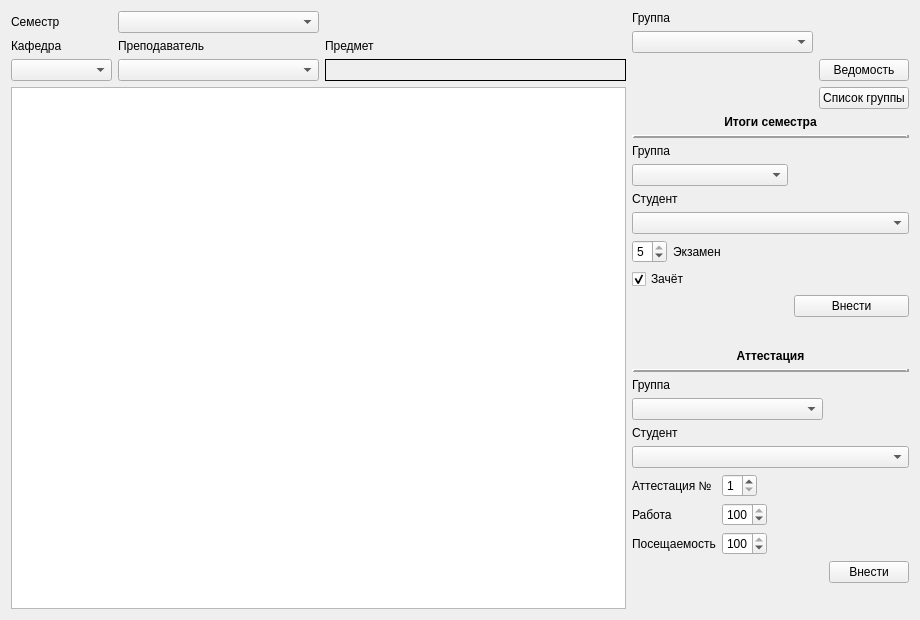
<?xml version="1.0" encoding="UTF-8"?>
<ui version="4.0">
 <class>TeacherMainWindow</class>
 <widget class="QWidget" name="TeacherMainWindow">
  <property name="geometry">
   <rect>
    <x>0</x>
    <y>0</y>
    <width>920</width>
    <height>620</height>
   </rect>
  </property>
  <property name="windowTitle">
   <string>Преподаватель - главное окно</string>
  </property>
  <layout class="QGridLayout" name="gridLayout_5" rowstretch="0,0,0,0" columnstretch="20,9">
   <item row="0" column="0">
    <layout class="QGridLayout" name="gridLayout" rowstretch="0,0,0,0" columnstretch="1,2,3">
     <item row="3" column="0">
      <widget class="QComboBox" name="tchComBoxDep"/>
     </item>
     <item row="3" column="1">
      <widget class="QComboBox" name="tchComBoxName">
       <property name="sizePolicy">
        <sizepolicy hsizetype="Ignored" vsizetype="Fixed">
         <horstretch>0</horstretch>
         <verstretch>0</verstretch>
        </sizepolicy>
       </property>
      </widget>
     </item>
     <item row="3" column="2">
      <widget class="QLabel" name="tchLblSubject">
       <property name="frameShape">
        <enum>QFrame::Panel</enum>
       </property>
       <property name="text">
        <string/>
       </property>
       <property name="wordWrap">
        <bool>false</bool>
       </property>
      </widget>
     </item>
     <item row="2" column="2">
      <widget class="QLabel" name="label">
       <property name="text">
        <string>Предмет</string>
       </property>
      </widget>
     </item>
     <item row="2" column="1">
      <widget class="QLabel" name="label_3">
       <property name="text">
        <string>Преподаватель</string>
       </property>
      </widget>
     </item>
     <item row="1" column="1">
      <widget class="QComboBox" name="commonComBoxSem"/>
     </item>
     <item row="2" column="0">
      <widget class="QLabel" name="label_2">
       <property name="text">
        <string>Кафедра</string>
       </property>
      </widget>
     </item>
     <item row="1" column="0">
      <widget class="QLabel" name="label_14">
       <property name="text">
        <string>Семестр</string>
       </property>
      </widget>
     </item>
    </layout>
   </item>
   <item row="3" column="1">
    <layout class="QGridLayout" name="gridLayout_4">
     <item row="9" column="3">
      <widget class="QPushButton" name="attAdd">
       <property name="text">
        <string>Внести</string>
       </property>
      </widget>
     </item>
     <item row="6" column="1">
      <widget class="QSpinBox" name="attSpinNumber">
       <property name="maximumSize">
        <size>
         <width>35</width>
         <height>16777215</height>
        </size>
       </property>
       <property name="minimum">
        <number>1</number>
       </property>
       <property name="maximum">
        <number>4</number>
       </property>
       <property name="value">
        <number>1</number>
       </property>
      </widget>
     </item>
     <item row="1" column="0" colspan="4">
      <widget class="Line" name="line_2">
       <property name="frameShadow">
        <enum>QFrame::Raised</enum>
       </property>
       <property name="lineWidth">
        <number>3</number>
       </property>
       <property name="orientation">
        <enum>Qt::Horizontal</enum>
       </property>
      </widget>
     </item>
     <item row="0" column="0" colspan="4">
      <widget class="QLabel" name="label_13">
       <property name="font">
        <font>
         <weight>75</weight>
         <bold>true</bold>
        </font>
       </property>
       <property name="text">
        <string>Аттестация</string>
       </property>
       <property name="alignment">
        <set>Qt::AlignCenter</set>
       </property>
      </widget>
     </item>
     <item row="4" column="0" colspan="4">
      <widget class="QLabel" name="label_10">
       <property name="text">
        <string>Студент</string>
       </property>
      </widget>
     </item>
     <item row="2" column="0" colspan="4">
      <widget class="QLabel" name="label_9">
       <property name="text">
        <string>Группа</string>
       </property>
      </widget>
     </item>
     <item row="6" column="0">
      <widget class="QLabel" name="label_11">
       <property name="text">
        <string>Аттестация №</string>
       </property>
      </widget>
     </item>
     <item row="5" column="0" colspan="4">
      <widget class="QComboBox" name="attComBoxStudent">
       <property name="sizePolicy">
        <sizepolicy hsizetype="Ignored" vsizetype="Fixed">
         <horstretch>0</horstretch>
         <verstretch>0</verstretch>
        </sizepolicy>
       </property>
      </widget>
     </item>
     <item row="3" column="0" colspan="3">
      <widget class="QComboBox" name="attComBoxGroup"/>
     </item>
     <item row="9" column="0" colspan="3">
      <spacer name="horizontalSpacer_4">
       <property name="orientation">
        <enum>Qt::Horizontal</enum>
       </property>
       <property name="sizeHint" stdset="0">
        <size>
         <width>40</width>
         <height>20</height>
        </size>
       </property>
      </spacer>
     </item>
     <item row="8" column="0">
      <widget class="QLabel" name="label_16">
       <property name="text">
        <string>Посещаемость</string>
       </property>
      </widget>
     </item>
     <item row="7" column="0">
      <widget class="QLabel" name="label_15">
       <property name="text">
        <string>Работа</string>
       </property>
      </widget>
     </item>
     <item row="10" column="0" colspan="4">
      <spacer name="verticalSpacer_2">
       <property name="orientation">
        <enum>Qt::Vertical</enum>
       </property>
       <property name="sizeHint" stdset="0">
        <size>
         <width>20</width>
         <height>40</height>
        </size>
       </property>
      </spacer>
     </item>
     <item row="7" column="1" colspan="2">
      <widget class="QSpinBox" name="attSpinWork">
       <property name="maximumSize">
        <size>
         <width>45</width>
         <height>16777215</height>
        </size>
       </property>
       <property name="minimum">
        <number>1</number>
       </property>
       <property name="maximum">
        <number>100</number>
       </property>
       <property name="singleStep">
        <number>10</number>
       </property>
       <property name="value">
        <number>100</number>
       </property>
      </widget>
     </item>
     <item row="8" column="1" colspan="2">
      <widget class="QSpinBox" name="attSpinAttendance">
       <property name="maximumSize">
        <size>
         <width>45</width>
         <height>16777215</height>
        </size>
       </property>
       <property name="minimum">
        <number>1</number>
       </property>
       <property name="maximum">
        <number>100</number>
       </property>
       <property name="singleStep">
        <number>10</number>
       </property>
       <property name="value">
        <number>100</number>
       </property>
      </widget>
     </item>
    </layout>
   </item>
   <item row="1" column="0" rowspan="3">
    <widget class="QTableView" name="tableViewDataSpace"/>
   </item>
   <item row="0" column="1" rowspan="2">
    <layout class="QGridLayout" name="gridLayout_2" rowstretch="0,0,0,0">
     <item row="1" column="0">
      <widget class="QComboBox" name="reportComBoxGroup"/>
     </item>
     <item row="2" column="1">
      <widget class="QPushButton" name="reportBtnReport">
       <property name="text">
        <string>Ведомость</string>
       </property>
      </widget>
     </item>
     <item row="3" column="1">
      <widget class="QPushButton" name="reportBtnGroupList">
       <property name="text">
        <string>Список группы</string>
       </property>
      </widget>
     </item>
     <item row="3" column="0">
      <spacer name="horizontalSpacer_3">
       <property name="orientation">
        <enum>Qt::Horizontal</enum>
       </property>
       <property name="sizeHint" stdset="0">
        <size>
         <width>40</width>
         <height>20</height>
        </size>
       </property>
      </spacer>
     </item>
     <item row="2" column="0">
      <spacer name="horizontalSpacer">
       <property name="orientation">
        <enum>Qt::Horizontal</enum>
       </property>
       <property name="sizeHint" stdset="0">
        <size>
         <width>40</width>
         <height>20</height>
        </size>
       </property>
      </spacer>
     </item>
     <item row="0" column="0" colspan="2">
      <widget class="QLabel" name="label_5">
       <property name="text">
        <string>Группа</string>
       </property>
      </widget>
     </item>
    </layout>
   </item>
   <item row="2" column="1">
    <layout class="QGridLayout" name="gridLayout_3" rowstretch="0,0,0,0,0,0,0,0,0,0,0">
     <item row="3" column="0" colspan="2">
      <widget class="QComboBox" name="examsComBoxGroup"/>
     </item>
     <item row="2" column="0" colspan="3">
      <widget class="QLabel" name="label_6">
       <property name="text">
        <string>Группа</string>
       </property>
      </widget>
     </item>
     <item row="9" column="2">
      <widget class="QPushButton" name="examsBtnAdd">
       <property name="text">
        <string>Внести</string>
       </property>
      </widget>
     </item>
     <item row="9" column="0" colspan="2">
      <spacer name="horizontalSpacer_2">
       <property name="orientation">
        <enum>Qt::Horizontal</enum>
       </property>
       <property name="sizeHint" stdset="0">
        <size>
         <width>40</width>
         <height>20</height>
        </size>
       </property>
      </spacer>
     </item>
     <item row="4" column="0" colspan="3">
      <widget class="QLabel" name="label_7">
       <property name="text">
        <string>Студент</string>
       </property>
      </widget>
     </item>
     <item row="5" column="0" colspan="3">
      <widget class="QComboBox" name="examsComBoxStudent">
       <property name="sizePolicy">
        <sizepolicy hsizetype="Ignored" vsizetype="Fixed">
         <horstretch>0</horstretch>
         <verstretch>0</verstretch>
        </sizepolicy>
       </property>
      </widget>
     </item>
     <item row="6" column="0">
      <widget class="QSpinBox" name="examsSpinMark">
       <property name="maximumSize">
        <size>
         <width>35</width>
         <height>16777215</height>
        </size>
       </property>
       <property name="minimum">
        <number>2</number>
       </property>
       <property name="maximum">
        <number>5</number>
       </property>
       <property name="value">
        <number>5</number>
       </property>
      </widget>
     </item>
     <item row="6" column="1">
      <widget class="QLabel" name="label_8">
       <property name="text">
        <string>Экзамен</string>
       </property>
      </widget>
     </item>
     <item row="8" column="0" colspan="2">
      <widget class="QCheckBox" name="examsCheckBoxPass">
       <property name="text">
        <string>Зачёт</string>
       </property>
       <property name="checked">
        <bool>true</bool>
       </property>
      </widget>
     </item>
     <item row="1" column="0" colspan="3">
      <widget class="Line" name="line">
       <property name="frameShadow">
        <enum>QFrame::Raised</enum>
       </property>
       <property name="lineWidth">
        <number>3</number>
       </property>
       <property name="orientation">
        <enum>Qt::Horizontal</enum>
       </property>
      </widget>
     </item>
     <item row="0" column="0" colspan="3">
      <widget class="QLabel" name="label_12">
       <property name="font">
        <font>
         <weight>75</weight>
         <bold>true</bold>
        </font>
       </property>
       <property name="text">
        <string>Итоги семестра</string>
       </property>
       <property name="alignment">
        <set>Qt::AlignCenter</set>
       </property>
      </widget>
     </item>
     <item row="10" column="0" colspan="3">
      <spacer name="verticalSpacer">
       <property name="orientation">
        <enum>Qt::Vertical</enum>
       </property>
       <property name="sizeHint" stdset="0">
        <size>
         <width>20</width>
         <height>40</height>
        </size>
       </property>
      </spacer>
     </item>
    </layout>
   </item>
  </layout>
 </widget>
 <resources/>
 <connections/>
</ui>
